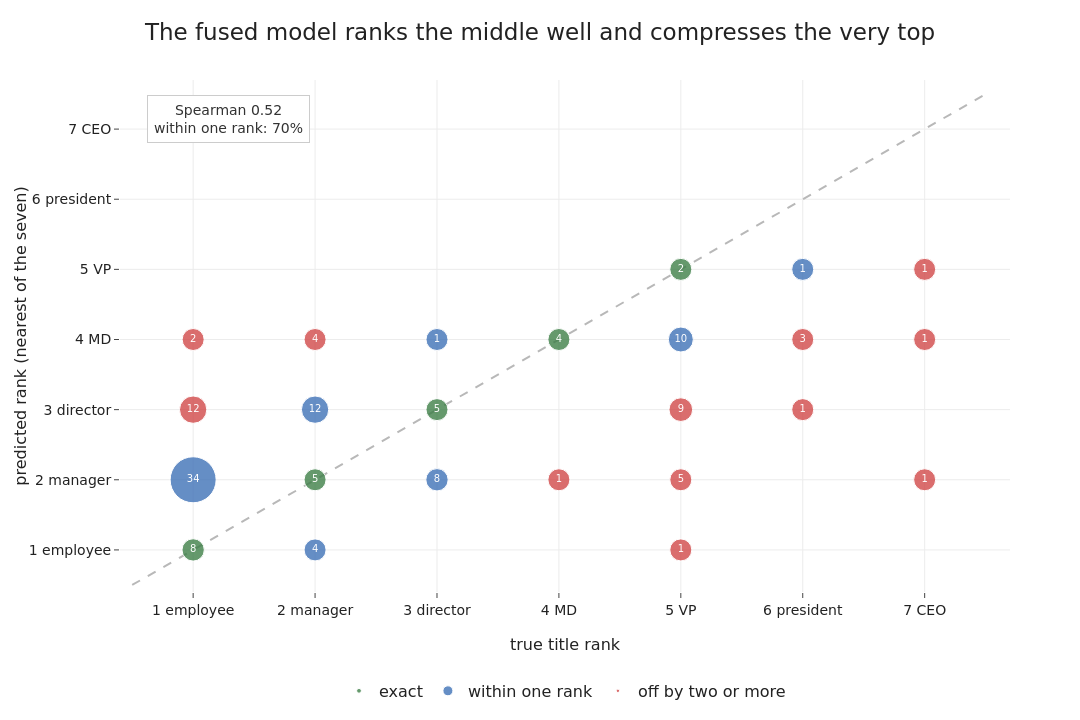

Notebook code cell kept with this figure:
### Markdown cell above
## Who the fused model places, and who it misses

Seniority is predicted as a regression on the one-to-seven title scale, so each
out-of-fold estimate is a real number; a person who reads as half director and
half managing-director comes out near 3.5. Rounding to the nearest of the seven
ranks turns that into a predicted rank, and the chart counts how many people fall
in each true-rank-by-predicted-rank cell. Both axes are the seven ranks exactly,
so every bubble sits on the grid and its size is the headcount. The dashed line
is a perfect call; bubbles below it are people placed too junior, above it too
senior. The Spearman in the corner is computed on the unrounded estimate.

### Code cell
import collections
pred_rank = cross_val_predict(make_pipeline(StandardScaler(), RidgeCV(alphas=np.logspace(-2, 3, 20))),
                              Xf, y_rank, cv=KFold(10, shuffle=True, random_state=0))
rho_f = spearmanr(y_rank, pred_rank).statistic
yr = y_rank.astype(int)
pred_snap = np.clip(np.rint(pred_rank), 1, 7).astype(int)
within1 = float(np.mean(np.abs(pred_snap - yr) <= 1))
exact = float(np.mean(pred_snap == yr))
print(f"fused seniority: Spearman {rho_f:.3f}; snapped exact {exact:.0%}, within one rank {within1:.0%}")

cells = collections.Counter(zip(yr.tolist(), pred_snap.tolist()))
maxn = max(cells.values())
RANKLAB = {1: "1 employee", 2: "2 manager", 3: "3 director", 4: "4 MD",
           5: "5 VP", 6: "6 president", 7: "7 CEO"}
fig = go.Figure()
fig.add_trace(go.Scatter(x=[0.5, 7.5], y=[0.5, 7.5], mode="lines",
    line=dict(color=GREY, dash="dash", width=2), showlegend=False, hoverinfo="skip"))
for d, nm, col in [(0, "exact", GREEN), (1, "within one rank", BLUE), (2, "off by two or more", RED)]:
    pts = [(t, p, n) for (t, p), n in cells.items() if (abs(t - p) == d if d < 2 else abs(t - p) >= 2)]
    if not pts:
        continue
    fig.add_trace(go.Scatter(x=[t for t, p, n in pts], y=[p for t, p, n in pts], mode="markers+text", name=nm,
        marker=dict(size=[n for t, p, n in pts], sizemode="area", sizeref=2.0 * maxn / (46.0 ** 2), sizemin=11,
                    color=col, opacity=0.78, line=dict(color="white", width=1)),
        text=[str(n) for t, p, n in pts], textposition="middle center", textfont=dict(size=10, color="white")))
fig.update_xaxes(title_text="true title rank", tickvals=list(RANKLAB), ticktext=list(RANKLAB.values()),
                 range=[0.4, 7.7])
fig.update_yaxes(title_text="predicted rank (nearest of the seven)", tickvals=list(RANKLAB),
                 ticktext=list(RANKLAB.values()), range=[0.4, 7.7])
fig.add_annotation(xref="paper", yref="paper", x=0.03, y=0.97, showarrow=False, xanchor="left",
    text=f"Spearman {rho_f:.2f}<br>within one rank: {within1:.0%}", font=dict(size=14, color="#333"),
    bordercolor="#ccc", borderwidth=1, borderpad=6, bgcolor="white")
fig.update_layout(title="The fused model ranks the middle well and compresses the very top",
    legend=dict(orientation="h", x=0.5, xanchor="center", y=-0.16, yanchor="top"))
save_fig(fig, "f3_seniority_map.png", w=1080, h=720, margin=dict(l=120, r=70, t=80, b=110))

### Figure 1 — Plotly figure (JSON) as saved in the notebook; plotly's stock layout.template omitted (floating-point values rounded to 4 significant figures)
{"data": [{"hoverinfo": "skip", "line": {"color": "#b8b8b8", "dash": "dash", "width": 2}, "mode": "lines", "showlegend": false, "type": "scatter", "x": [0.5, 7.5], "y": [0.5, 7.5]}, {"marker": {"color": "#3a7d44", "line": {"color": "white", "width": 1}, "opacity": 0.78, "size": [4, 5, 8, 5, 2], "sizemin": 11, "sizemode": "area", "sizeref": 0.03214}, "mode": "markers+text", "name": "exact", "text": ["4", "5", "8", "5", "2"], "textfont": {"color": "white", "size": 10}, "textposition": "middle center", "type": "scatter", "x": [4, 3, 1, 2, 5], "y": [4, 3, 1, 2, 5]}, {"marker": {"color": "#3b6fb6", "line": {"color": "white", "width": 1}, "opacity": 0.78, "size": [34, 4, 8, 12, 10, 1, 1], "sizemin": 11, "sizemode": "area", "sizeref": 0.03214}, "mode": "markers+text", "name": "within one rank", "text": ["34", "4", "8", "12", "10", "1", "1"], "textfont": {"color": "white", "size": 10}, "textposition": "middle center", "type": "scatter", "x": [1, 2, 3, 2, 5, 6, 3], "y": [2, 1, 2, 3, 4, 5, 4]}, {"marker": {"color": "#d04545", "line": {"color": "white", "width": 1}, "opacity": 0.78, "size": [4, 5, 12, 9, 1, 1, 3, 1, 2, 1, 1, 1], "sizemin": 11, "sizemode": "area", "sizeref": 0.03214}, "mode": "markers+text", "name": "off by two or more", "text": ["4", "5", "12", "9", "1", "1", "3", "1", "2", "1", "1", "1"], "textfont": {"color": "white", "size": 10}, "textposition": "middle center", "type": "scatter", "x": [2, 5, 1, 5, 7, 4, 6, 7, 1, 6, 7, 5], "y": [4, 2, 3, 3, 4, 2, 4, 5, 4, 3, 2, 1]}], "layout": {"annotations": [{"bgcolor": "white", "bordercolor": "#ccc", "borderpad": 6, "borderwidth": 1, "font": {"color": "#333", "size": 14}, "showarrow": false, "text": "Spearman 0.52<br>within one rank: 70%", "x": 0.03, "xanchor": "left", "xref": "paper", "y": 0.97, "yref": "paper"}], "height": 720, "legend": {"orientation": "h", "x": 0.5, "xanchor": "center", "y": -0.16, "yanchor": "top"}, "margin": {"b": 110, "l": 120, "r": 70, "t": 80}, "title": {"text": "The fused model ranks the middle well and compresses the very top"}, "width": 1080, "xaxis": {"range": [0.4, 7.7], "ticktext": ["1 employee", "2 manager", "3 director", "4 MD", "5 VP", "6 president", "7 CEO"], "tickvals": [1, 2, 3, 4, 5, 6, 7], "title": {"text": "true title rank"}}, "yaxis": {"range": [0.4, 7.7], "ticktext": ["1 employee", "2 manager", "3 director", "4 MD", "5 VP", "6 president", "7 CEO"], "tickvals": [1, 2, 3, 4, 5, 6, 7], "title": {"text": "predicted rank (nearest of the seven)"}}}}
